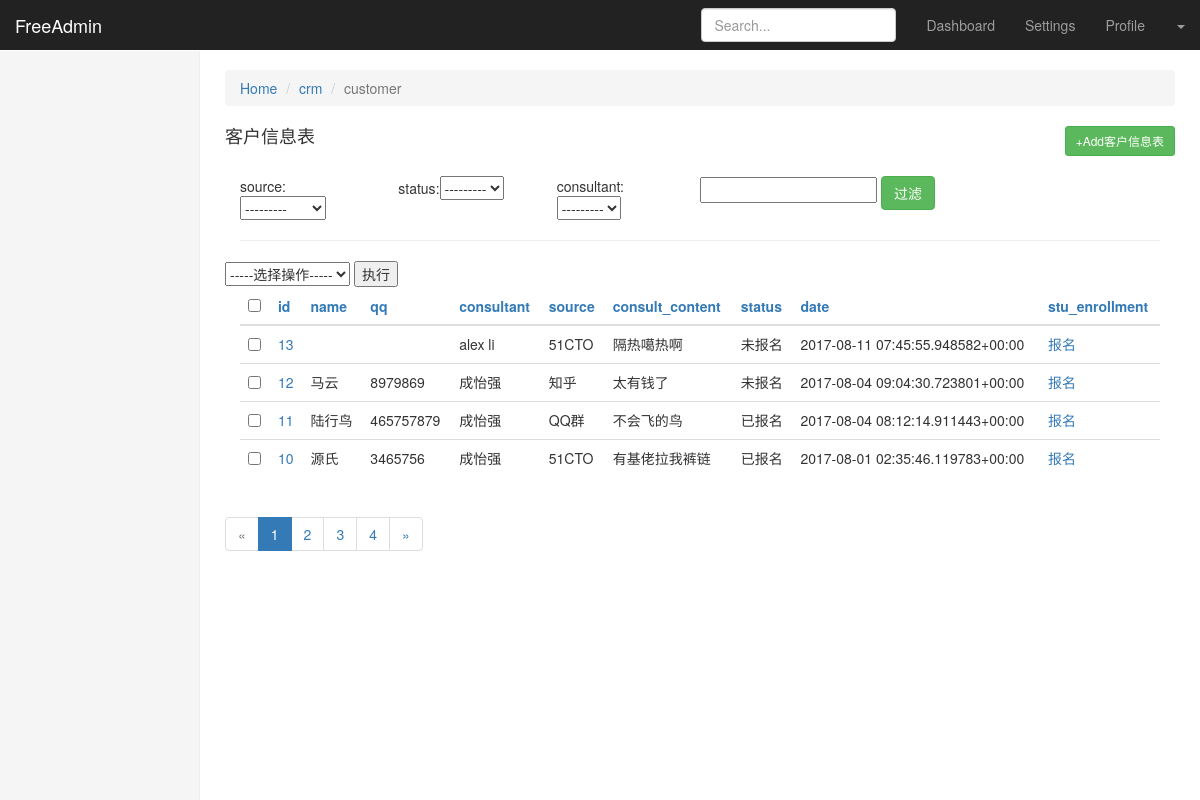
The app's page /freeadmin/crm/customer/ with its own data.
### crm/models.py (models this page shows)
class Customer(models.Model):
    name = models.CharField(max_length=32)
    qq = models.CharField(max_length=64, unique=True)
    weixin = models.CharField(max_length=64, blank=True, null=True)
    age = models.PositiveSmallIntegerField(blank=True, null=True)
    gender = models.PositiveSmallIntegerField(choices=((0, 'Female'), (1, 'Male')), blank=True, null=True)
    phone = models.PositiveIntegerField(blank=True, null=True)
    source_choices = ((0, 'Baidu商桥'),
                      (1, '51CTO'),
                      (2, 'QQ群'),
                      (3, 'SOGO'),
                      (4, '知乎'),
                      (5, '转介绍'),
                      (6, '其他'),
                      )
    source = models.SmallIntegerField(choices=source_choices)
    referral_from = models.ForeignKey("self", related_name="my_referrals",
                                      blank=True, null=True, verbose_name="转介绍")
    consult_courses = models.ManyToManyField("Course")
    status_choices = ((0, '已报名'),
                      (1, '未报名'),
                      (2, '已退学'),
                      )
    status = models.SmallIntegerField(choices=status_choices)
    consultant = models.ForeignKey("UserProfile", verbose_name="课程顾问")
    consult_content = models.TextField(max_length=1024)
    graduated = models.BooleanField(default=False)
    date = models.DateTimeField(auto_now_add=True)
    def stu_enrollment(self):
        ele = '''<a href='/crm/customer/enrollment/%s/'>报名</a>''' % self.id
        return ele
    def __str__(self):
        return "%s" % self.name
    class Meta:
        verbose_name_plural = "客户信息表"
        verbose_name = "客户信息表"

class UserProfile(models.Model):
    user = models.OneToOneField(User)
    name = models.CharField(max_length=32)
    roles = models.ManyToManyField("Role", blank=True, null=True)
    def __str__(self):
        return "%s" % self.name
    class Meta:
        permissions = (
            ('crm_app_index', '可以查看freeadmin所有的app首页'),
            ('crm_table_list', '可以查看freeadmin表里的所有数据'),
            ('crm_table_list_view', '可以查看freeadmin表里每条数据的修改页'),
            ('crm_table_list_change', '可以修改freeadmin表里每条数据'),
            ('crm_table_list_add', '可以添加数据'),
        )

### freeadmin/permission.py (the view)
    def inner(*args, **kwargs):
        if not perm_check(*args, **kwargs):
            request = args[0]
            return render(request, 'freeadmin/page_403.html')
        return func(*args, **kwargs)

### freeadmin/permission.py (called while the page is built, shortened)
def perm_check(*args, **kwargs):
    match_results = []
    request = args[0]
    resolve_url_obj = resolve(request.path)
    current_url_name = resolve_url_obj.url_name  # 当前url的url_name
    print('---perm:', request.user, request.user.is_authenticated(), current_url_name)
    match_key = None
    if request.user.is_authenticated() is False:
        return redirect(settings.LOGIN_URL)

def check_permission(func):
    def inner(*args, **kwargs):
        if not perm_check(*args, **kwargs):
            request = args[0]
            return render(request, 'freeadmin/page_403.html')
        return func(*args, **kwargs)
    return inner

### freeadmin/templatetags/freeadmin_tags.py (called while the page is built)
@register.simple_tag
def get_model_verbose_name(model_obj):
    model_name = model_obj._meta.verbose_name if model_obj._meta.verbose_name else model_obj._meta.verbose_name_plural
    if not model_name:
        model_name = model_obj._meta.model_name
    return model_name

@register.simple_tag
def get_model_name(model_obj):
    return model_obj._meta.model_name

@register.simple_tag
def get_app_name(model_obj):
    return model_obj._meta.app_label

@register.simple_tag
def get_filter_field(filter_column, admin_obj):
    field_obj = admin_obj.model._meta.get_field(filter_column)
    select_ele = """<select name="%s">""" % filter_column
    print(field_obj.get_choices())
    for choice in field_obj.get_choices():
        selected_condition = admin_obj.filter_conditions.get(filter_column)
        if selected_condition is not None:  # if none 没有过滤这个条件
            if selected_condition == str(choice[0]):
                selected = "selected"
            else:
                selected = ""
        else:
            selected = ""
        option_ele = """<option value="%s" %s>%s</option>""" % (choice[0], selected, choice[1])
        select_ele += option_ele
    select_ele += "</select>"
    return mark_safe(select_ele)

@register.simple_tag
def generate_filter_url(admin_obj):
    url = ""
    for k, v in admin_obj.filter_conditions.items():
        url += "&%s=%s" % (k, v)
    return url

@register.simple_tag
def get_orderby_key(request, column):
    current_order_by_key = request.GET.get("_o")
    if current_order_by_key is not None:  # 肯定有某列被排序
        if current_order_by_key == column:  # 当前这列被排序
            return "-%s" % column
        else:
            return column.strip("-")
    return column

@register.simple_tag
def get_current_orderby_key(request):
    current_order_by_key = request.GET.get("_o")
    return current_order_by_key

### freeadmin/templates/freeadmin/table_data_list.html (shortened to what this page needs)
{% extends 'freeadmin/index.html' %}
{% load freeadmin_tags  %}
{% block right-container-content %}
    <div class="row" style="margin-bottom: 20px">
        <ol class="breadcrumb">
          <li><a href="/freeadmin/">Home</a></li>
          <li><a href="/freeadmin/{% get_app_name admin_obj.model %}/">{% get_app_name admin_obj.model %}</a></li>
          <li class="active">{% get_model_name admin_obj.model %}</li>
        </ol>
        <h4>{% get_model_verbose_name admin_obj.model %}</h4>
        <a href="{{ request.path }}add/" class="btn btn-sm btn-success pull-right" style="margin-top: -30px">+Add{% get_model_verbose_name admin_obj.model %}</a>
    </div>
    {% if admin_obj.search_fields or admin_obj.list_filter %}
        <div class="row">
            <form>
                {% if admin_obj.list_filter %}
                    {% for filter_column in admin_obj.list_filter %}
                        <div class="col-lg-2">
                            {{ filter_column }}:{% get_filter_field filter_column admin_obj %}
                        </div>
                    {% endfor %}
                {% endif %}
                {% if admin_obj.search_fields %}
                    <input name="_q" value="{% get_search_key request %}">
                {% endif %}
                <input type="submit" class="btn btn-success" value="过滤">
            </form>
        </div>
        <hr>
    {% endif %}
    <div class="row">
        <form name="test" method="post" onsubmit="return ActionValidation(this)">{% csrf_token %}
            <select name="action_select">
                    {% get_admin_actions admin_obj %}
            </select>
            <input type="submit" value="执行">
        </form>
    </div>
    <table class="table table-hover">
    <thead>
        <tr>
            <th>
                <input type="checkbox" onclick="SelectAll(this);">
            </th>
            {% for column in admin_obj.list_display %}
            <th>
                <a href="?_o={% get_orderby_key request column %}{% generate_filter_url admin_obj %}">{{ column }}</a>
            </th>
            {% endfor %}
        </tr>
    </thead>
      <tbody>
        {% for obj in admin_obj.querysets %}
            <tr>
                <td>
                    <input tag="obj_checkbox" type="checkbox" value="{{ obj.id }}">
                </td>
                {% build_table_row admin_obj obj %}
            </tr>
        {% endfor %}
      </tbody>
    </table>
    <div class="row">
        <nav aria-label="...">
            <ul class="pagination">
                {% if page == 1 %}
                    <li class="disabled">
                {% else %}
                    <li>
                    <a href="?page={{ admin_obj.querysets.previous_page_number }}{% generater_order_by_url request %}{% generate_filter_url admin_obj %}" aria-label="Previous">
                {% endif %}
                <span aria-hidden="true">
                    «
                </span>
                    </li>
                {% for page in admin_obj.querysets.paginator.page_range %}
                    {% if page == admin_obj.querysets.number %}
                        <li class="active">
                    {% else %}
                        <li>
                    {% endif %}
                        <a href="?page={{ page }}{% generater_order_by_url request %}{% generate_filter_url admin_obj %}">{{ page }}<span class="sr-only">(current)</span></a>
                        </li>
                {% endfor %}
                {% if page == admin_obj.querysets.paginator.num_pages %}
                    <li class="disabled">
                {% else %}
                    <li>
                    <a href="?page={{ admin_obj.querysets.next_page_number }}{% generater_order_by_url request %}{% generate_filter_url admin_obj %}" aria-label="Next">
                {% endif %}
                    <span aria-hidden="true">
                        »
                    </span>
                    </a>
                    </li>
            </ul>
        </nav>
    </div>
{% endblock %}

### freeadmin/templates/freeadmin/index.html (shortened to what this page needs)
{% extends "freeadmin/base.html" %}
{% block body %}
    {% block nav-bar %}
    <nav class="navbar navbar-inverse navbar-fixed-top">
      <div class="container-fluid">
        <div class="navbar-header">
          <a class="navbar-brand" href="http://v3.bootcss.com/examples/dashboard/#">FreeAdmin</a>
        </div>
        <div id="navbar" class="navbar-collapse collapse">
          <ul class="nav navbar-nav navbar-right">
            <li><a href="http://v3.bootcss.com/examples/dashboard/#">Dashboard</a></li>
            <li><a href="http://v3.bootcss.com/examples/dashboard/#">Settings</a></li>
            <li><a href="http://v3.bootcss.com/examples/dashboard/#">Profile</a></li>
            <li class="dropdown">
              <a href="#" class="dropdown-toggle" data-toggle="dropdown" role="button" aria-haspopup="true" aria-expanded="true">{{ request.user.userprofile.name }} <span class="caret"></span></a>
            </li>
          </ul>
          <form class="navbar-form navbar-right">
            <input type="text" class="form-control" placeholder="Search...">
          </form>
        </div>
      </div>
    </nav>
    {% endblock %}
    <div class="container-fluid">
      <div class="row">
          {% block side-bar %}
        <div class="col-sm-3 col-md-2 sidebar">
        </div>
          {% endblock %}
        {% block right-container %}
        <div class="col-sm-9 col-sm-offset-3 col-md-10 col-md-offset-2 main">
          {% block right-container-content %}{% endblock %}
        </div>
        {% endblock %}
      </div>
    </div>
{% endblock %}

### freeadmin/templates/freeadmin/base.html (shortened to what this page needs)
<!DOCTYPE html>
<html lang="zh-CN"><head><meta http-equiv="Content-Type" content="text/html; charset=UTF-8">
    <link href="/static/css/bootstrap.min.css" rel="stylesheet">
    <link href="/static/css/ie10-viewport-bug-workaround.css" rel="stylesheet">
    <link href="/static/css/dashboard.css" rel="stylesheet">
  </head>
  <body>
    {% block body %}sfasfasf{% endblock %}
</body></html>

### statics/css/dashboard.css (style rules this page uses)
body { padding-top: 50px; }
.navbar-fixed-top { border: 0; }
.sidebar { display: none; }
@media (min-width: 768px) { .sidebar { position: fixed; top: 51px; bottom: 0; left: 0; z-index: 1000; display: block; padding: 20px; overflow-x: hidden; overflow-y: auto; background-color: #f5f5f5; border-right: 1px solid #eee; } }
.main { padding: 20px; }
@media (min-width: 768px) { .main { padding-right: 40px; padding-left: 40px; } }

### records on screen
Customer: name+id+qq "13 alex li 51CTO 隔热噶热啊 未报名 2017-08-11 07:45:55.948582+00:00 报名"
Customer: name+id+qq "12 马云 8979869 成怡强 知乎 太有钱了 未报名 2017-08-04 09:04:30.723801+00:00 报名"
Customer: name+id+qq "11 陆行鸟 465757879 成怡强 QQ群 不会飞的鸟 已报名 2017-08-04 08:12:14.911443+00:00 报名"
Customer: name+id+qq "10 源氏 3465756 成怡强 51CTO 有基佬拉我裤链 已报名 2017-08-01 02:35:46.119783+00:00 报名"

### other values on screen
{{ filter_column }} "source" "status" "consultant"
{{ column }} "id" "name" "qq" "consultant" "source" "consult_content" "status" "date" "stu_enrollment"
{{ page }} "1" "2" "3" "4"
